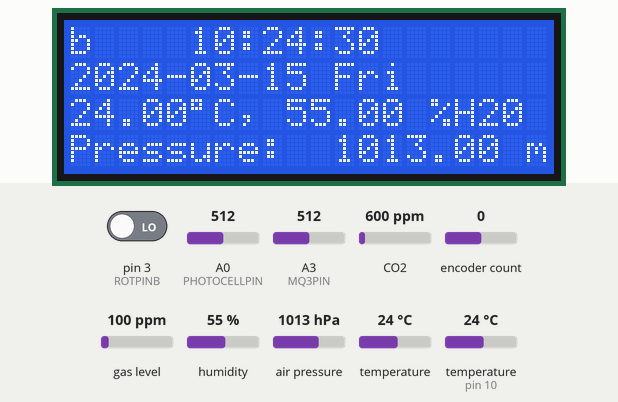
Recording of a sketch running on a simulated Arduino Uno, built with avr-gcc and run on an emulated ATmega328P. On the bench: 20×4 character LCD. Inputs (shaded band) come from the test bench; at power-on: encoder count 0, CO2 600 ppm, gas level 100 ppm, humidity 55 %, pin 3 (ROTPINB) LOW, A0 (PHOTOCELLPIN) = 512, A3 (MQ3PIN) = 512, air pressure 1013 hPa, temperature 24 °C, temperature (sensor on pin 10) 24 °C. The local clock reads 2024-03-15 10:24:30 at power-on unless the sketch sets it; what the sketch prints to the serial monitor is not drawn.

Above: at 1.2 s.
1.3 s: encoder count set to 1
At 2.5 s:
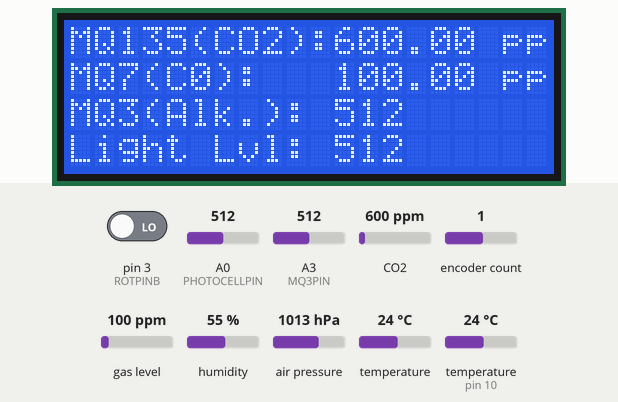
3.4 s: CO2 set to 1050 ppm
At 5.7 s:
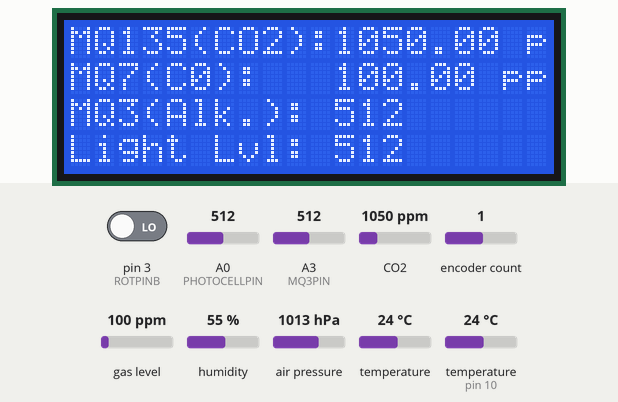
6.0 s: gas level set to 20 ppm
At 7.8 s:
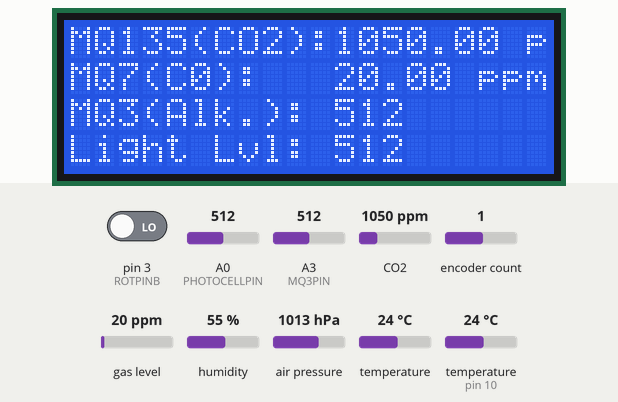
8.6 s: CO2 set to 452 ppm
At 10.9 s:
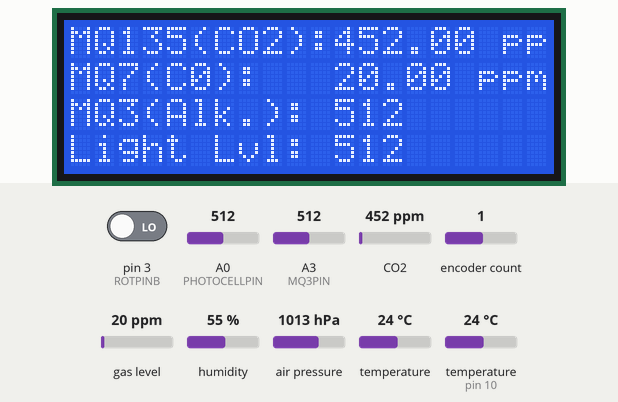
11.3 s: encoder count set to 0
At 11.9 s:
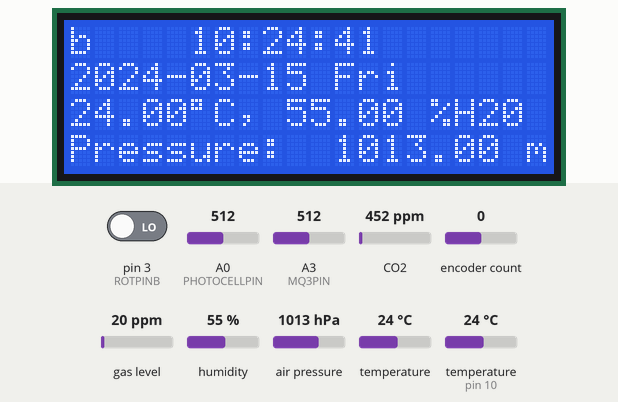
13.9 s: humidity set to 22 %
At 21.8 s:
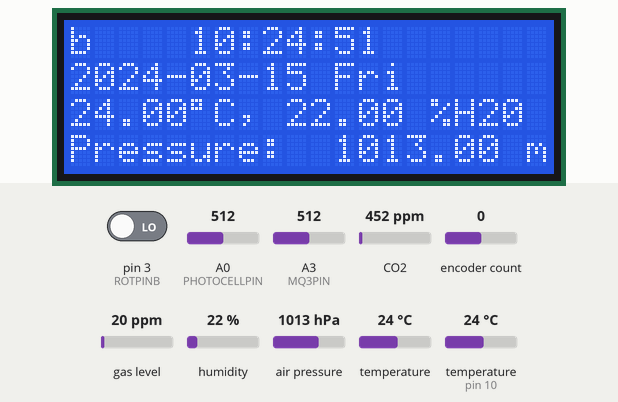
Timing chart, 0 to 23.3 s (numbered marks = the images above; inputs shaded):
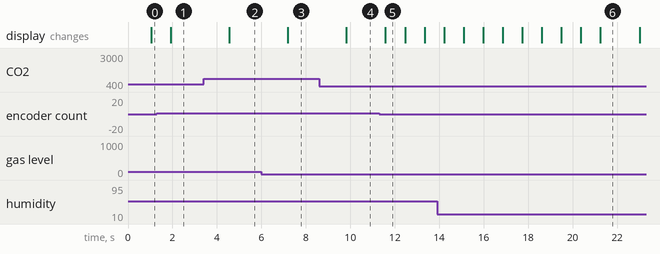

Measured:
- after the input at 1.3 s, the display: changes after 0.63 s (image 1)
- after the input at 3.4 s, the display: changes after 1.2 s (image 2)
- after the input at 6.0 s, the display: changes after 1.2 s (image 3)
- after the input at 8.6 s, the display: changes after 1.2 s (image 4)
- after the input at 11.3 s, the display: changes after 0.28 s (image 5)

The sketch:

AirQualityDisplay.ino
```cpp
#include <Rotary.h>
#include <Wire.h>
#include <LiquidCrystal_I2C.h>
#include <SFE_BMP180.h>
#include <dht.h>
#include "MQ135.h"
#include "MQ7.h"
#include <DS1302RTC.h>
#include <TimeLib.h>
#define BUZZER 8
#define ROTPINA 2
#define ROTPINB 3
#define MQ135PIN 15
#define MQ7PIN 16
#define MQ3PIN 17
#define PHOTOCELLPIN 14

//Rotary Encoder
Rotary r = Rotary(2, 3);

// Humidity Sensor
dht DHT;
#define DHT11_PIN 10
#define NUMBEROFSCEENS 2
// Pressure Sensor
SFE_BMP180 pressure;
#define ALTITUDE 355.0

// Real Time Clock
DS1302RTC RTC(7, 6, 5);

// LCD Display
LiquidCrystal_I2C lcd(0x3F, 20, 4);

// Gas Sensors
MQ135 mq135 = MQ135(MQ135PIN);
MQ7 mq7(A2, 5.0);

int position = 0;
//Most Recent Readings
double humidity = 0.0;
double temperatureDHT = 0.0;
double temperatureBMP = 0.0;
double absolutePressure = 0.0; //mb
double pressureSeaLevelCompensated = 0.0; //mb
double altitude = 0.0; //meters
float mq135ppm = 0.0;
float mq7ppm = 0.0;
int   mq3value = 0;
int   photocellReading = 0;
time_t t;

void lcdPrintTime() {
  // Display time centered on the upper line
  lcd.setCursor(5, 0);
  print2digits(hour());
  lcd.print(":");
  print2digits(minute());
  lcd.print(":");
  print2digits(second());
  lcd.setCursor(0,1);
  lcd.print(year());
  lcd.print("-");
  print2digits(month());
  lcd.print("-");
  print2digits(day());
  lcd.print(" ");
  lcd.print(dayShortStr(weekday()));


  // Warning!
  if (timeStatus() != timeSet) {
    lcd.setCursor(0, 1);
    lcd.print(F("RTC ERROR: SYNC!"));
  }
}

void lcdDisplayScreens(int position) {
  lcd.clear();
  lcd.setCursor(0, 0);
  switch (position) {
    case 0:
      lcdPrintTime();
      lcd.setCursor(0, 2);
      lcd.print(temperatureBMP);
      lcd.print((char)223);
      lcd.print("C, ");
      lcd.print(humidity);
      lcd.print(" %H20 ");
      lcd.setCursor(0, 3);
      lcd.print("Pressure:  ");
      lcd.print(absolutePressure);
      lcd.print(" mb");
      lcd.setCursor(0, 3);
      break;
    case 1:
      lcd.print("MQ135(CO2):");
      lcd.print(mq135ppm);
      lcd.print(" ppm");
      lcd.setCursor(0, 1);

      lcd.print("MQ7(C0):   ");
      lcd.print(mq7ppm);
      lcd.print(" ppm");
      lcd.setCursor(0, 2);

      lcd.print("MQ3(Alk.): ");
      lcd.print(mq3value);
      lcd.print("");
      lcd.setCursor(0, 3);

      lcd.print("Light Lvl: ");
      lcd.print(photocellReading);
      break;
    default:
      break;
  }
}

void serialPrintSensors() {
  if (false) {
    Serial.print("Humditiy ");
    Serial.print(humidity);
    Serial.println(" %");

    Serial.print("Temperature from DHT ");
    Serial.print(temperatureDHT);
    Serial.println(" C");

    Serial.print("Temperature from BMP ");
    Serial.print(temperatureBMP);
    Serial.println(" C");

    Serial.print("Absolute Pressure ");
    Serial.print(absolutePressure);
    Serial.println(" mb");

    Serial.print("Pressure Sea Level Compensated ");
    Serial.print(pressureSeaLevelCompensated);
    Serial.println(" mb");

    Serial.print("Altitude ");
    Serial.print(altitude);
    Serial.println(" m");

    Serial.print("MQ135 ");
    Serial.print(mq135ppm);
    Serial.println(" ppm");

    Serial.print("MQ7 ");
    Serial.print(mq7ppm);
    Serial.println(" ppm");

    Serial.print("MQ3 ");
    Serial.print(mq3value);
    Serial.println("");

    Serial.print("Photocellreading ");
    Serial.print(photocellReading);
    Serial.println("");
  }
}

void updateSensors() {
  updateHumidity();
  updatePressureReadings();
  mq135ppm = mq135.getPPM();
  mq7ppm   = mq7.getPPM();
  mq3value = analogRead(MQ3PIN);
  photocellReading = analogRead(PHOTOCELLPIN);
}

void updateHumidity() {
  int chk = DHT.read11(DHT11_PIN);
  temperatureDHT = DHT.temperature;
  humidity    = DHT.humidity;
}

void print2digits(int number) {
  // Output leading zero
  if (number >= 0 && number < 10) {
    lcd.write('0');
  }
  lcd.print(number);
}

void updatePressureReadings() {
  char status;

  status = pressure.startTemperature();
  if (status != 0) {
    delay(status);
    status = pressure.getTemperature(temperatureBMP);
  }
  status = pressure.startPressure(3);
  if (status != 0) {
    delay(status);
    status = pressure.getPressure(absolutePressure, temperatureBMP);
  }

  pressureSeaLevelCompensated = pressure.sealevel(absolutePressure, ALTITUDE);
  altitude = pressure.altitude(absolutePressure, pressureSeaLevelCompensated);
}

void setup() {
  Serial.begin(9600);
  lcd.init();
  pressure.begin();
  t = now();

  if (RTC.writeEN())
    lcd.print("Write allowed.");
  else
    lcd.print("Write protected.");

  // Print a message to the LCD.
  lcd.backlight();
  setSyncProvider(RTC.get);

  //Rotary encoder stuff
  r.begin();
  PCICR |= (1 << PCIE2);
  PCMSK2 |= (1 << PCINT18) | (1 << PCINT19);
  sei();
}

//Rotary Encoder ISR
ISR(PCINT2_vect) {
  unsigned char result = r.process();
  if (result == DIR_NONE) {
    // do nothing
  }
  else if (result == DIR_CW) {
    Serial.println("ClockWise");
    position = position >= NUMBEROFSCEENS - 1? position : position + 1;
  }
  else if (result == DIR_CCW) {
    Serial.println("CounterClockWise");
     position = position <= 0? position : position - 1;
  }
}

void loop() {
  lcdDisplayScreens(position);
  updateSensors();
  serialPrintSensors();
  delay ( 750 ); // Wait approx 1 sec
}
```
